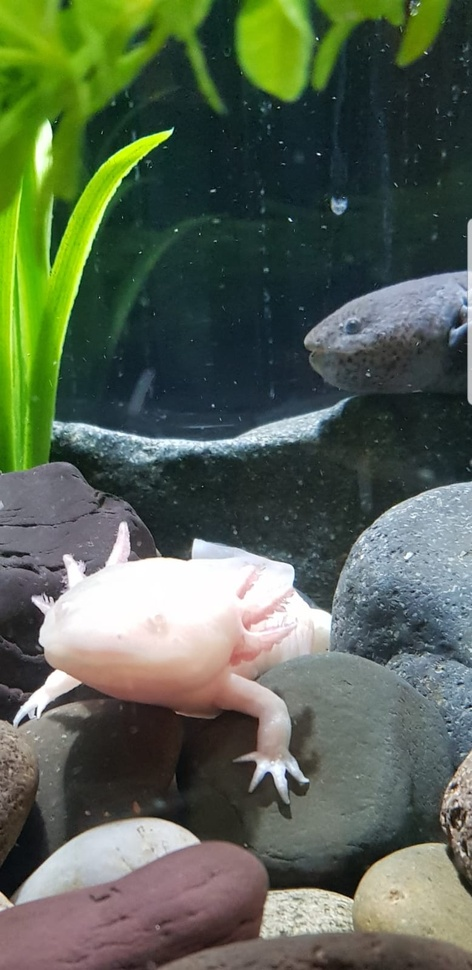
#> input picture Ajolote.jpeg, 472 x 970 px, shrunk from 778 x 1600 before the run
$ python main.py   (older library calls are emulated)
#> lines starting #> are read from the running program, lines starting #| are printed output that depends on the picture
#!/usr/bin/python

import cv2
import numpy as np
from skimage import io, img_as_float

def gaussTransform(imgPath, show = False, title = ""):
	img = img_as_float(io.imread(imgPath, as_gray = True))

	gauss = cv2.GaussianBlur(img, (5, 5), 5, borderType = cv2.BORDER_CONSTANT)

	if show:
		cv2.imshow(title, gauss)
	else:
		return gauss

def laplaceTransform(imgPath, show = False, title = ""):
	gauss = gaussTransform(imgPath)

	laplace = cv2.Laplacian(gauss, cv2.CV_64F, ksize = 5)

	if show:
		cv2.imshow(title, laplace)
	else:
		return laplace

def cannyTransform(title, imgPath):
	laplace = laplaceTransform(imgPath)

	canny = cv2.Canny(np.uint8(laplace), 100, 200)

	cv2.imshow(title, canny)

def main():
	gaussTransform("Ajolote.jpeg", title = "Ajolote sin Ruido", show = True)
	laplaceTransform("chapala.jpeg", title = "Chapala líneas", show = True)
#> call 2 of gaussTransform, with imgPath = 'chapala.jpeg', show = False, title = ''
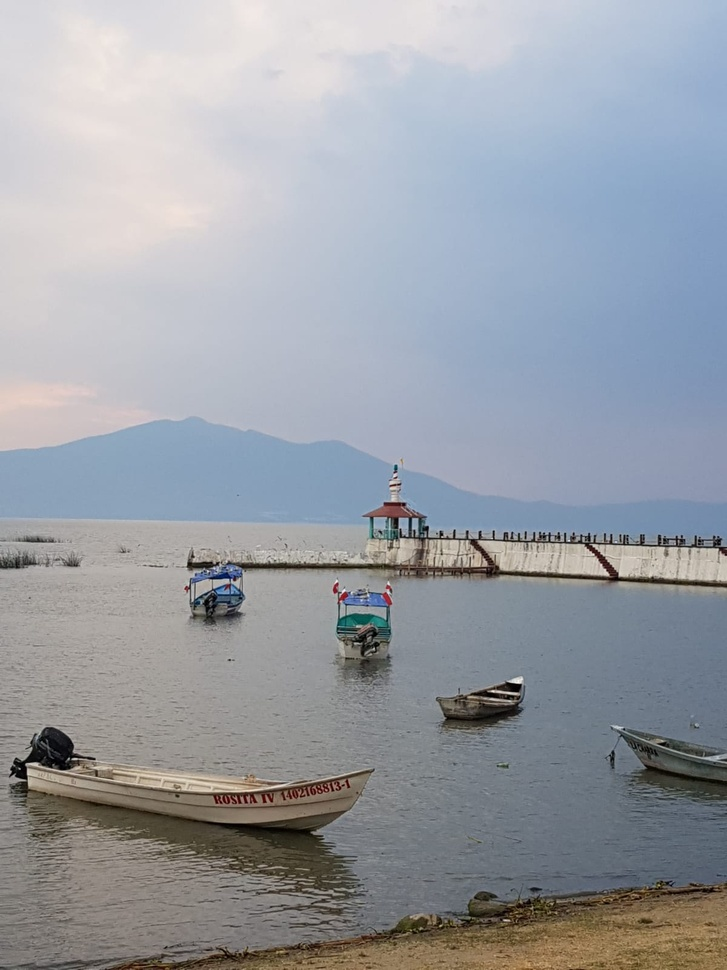
#> input picture chapala.jpeg, 727 x 970 px, shrunk from 1200 x 1600 before the run
	laplaceTransform("Chucky.jpeg", title = "Chucky líneas", show = True)
#> call 3 of gaussTransform, with imgPath = 'Chucky.jpeg', show = False, title = ''
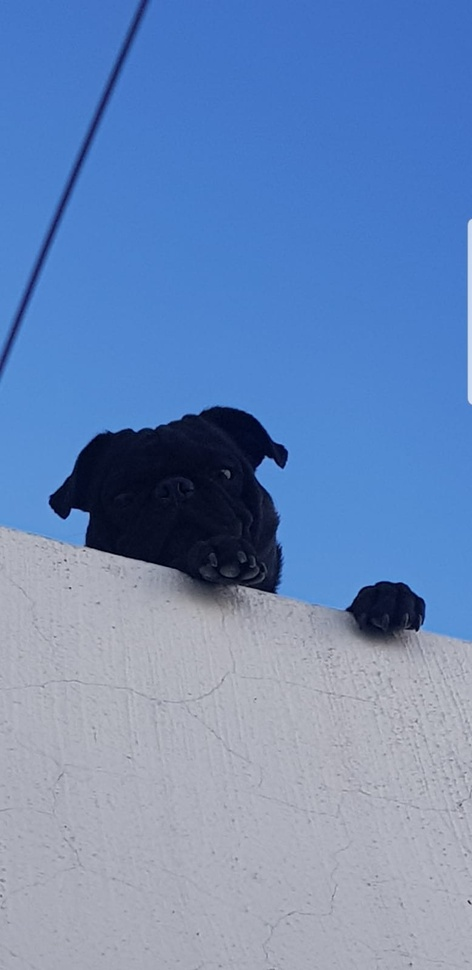
#> input picture Chucky.jpeg, 472 x 970 px, shrunk from 778 x 1600 before the run
	gaussTransform("Lola.jpeg", title = "Lola sin ruido", show = True)
#> call 4 of gaussTransform, with imgPath = 'Lola.jpeg', show = True, title = 'Lola sin ruido'
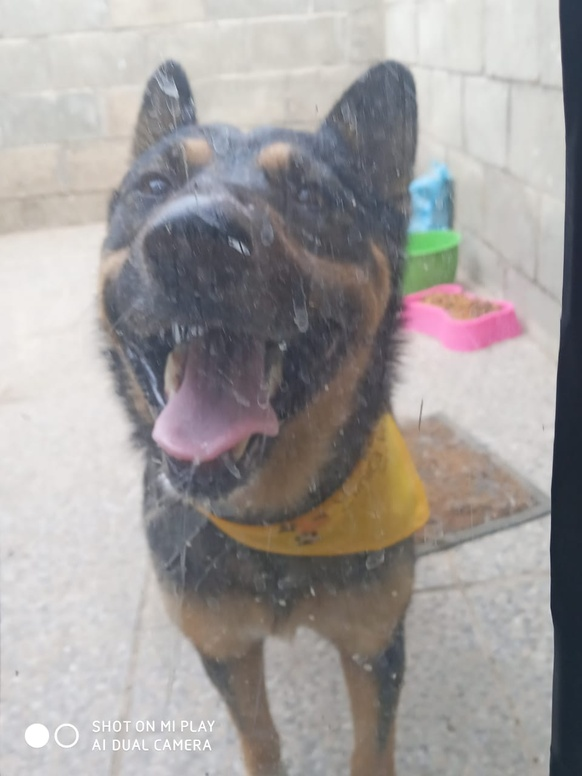
#> input picture Lola.jpeg, 582 x 776 px, shrunk from 960 x 1280 before the run
	laplaceTransform("Paloma.jpeg", title = "Paloma líneas", show = True)
#> call 3 of laplaceTransform, with imgPath = 'Paloma.jpeg', show = True, title = 'Paloma líneas'
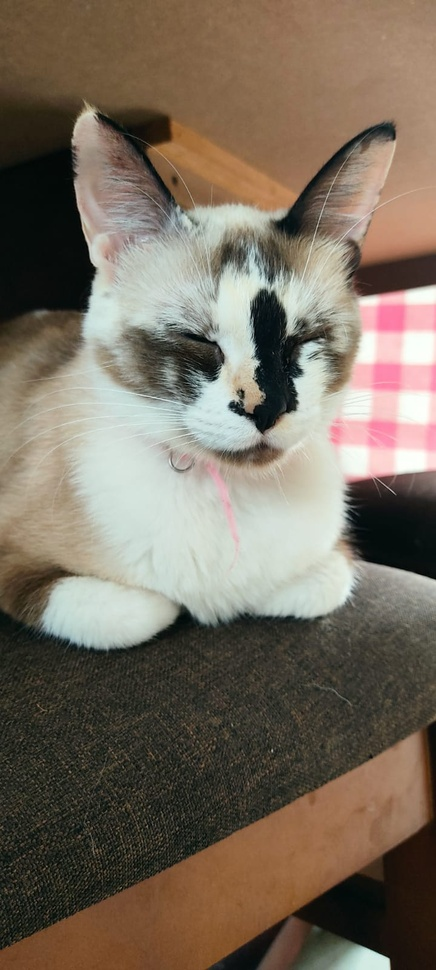
#> input picture Paloma.jpeg, 436 x 970 px, shrunk from 720 x 1600 before the run
#> in laplaceTransform (call 3), `cv2.imshow(title, laplace)`:
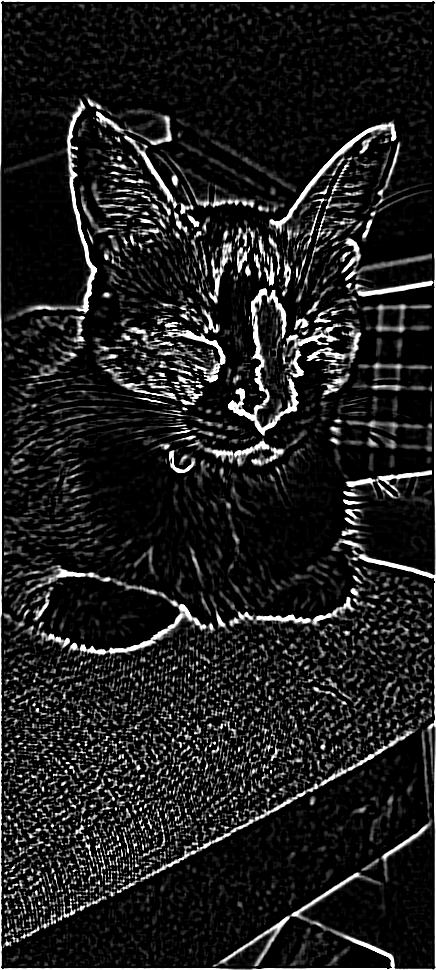
#> window 'Paloma líneas': shape (970, 436); min 0, max 255, mean 31.1
	gaussTransform("pez.jpeg", title = "Pez sin ruido", show = True)
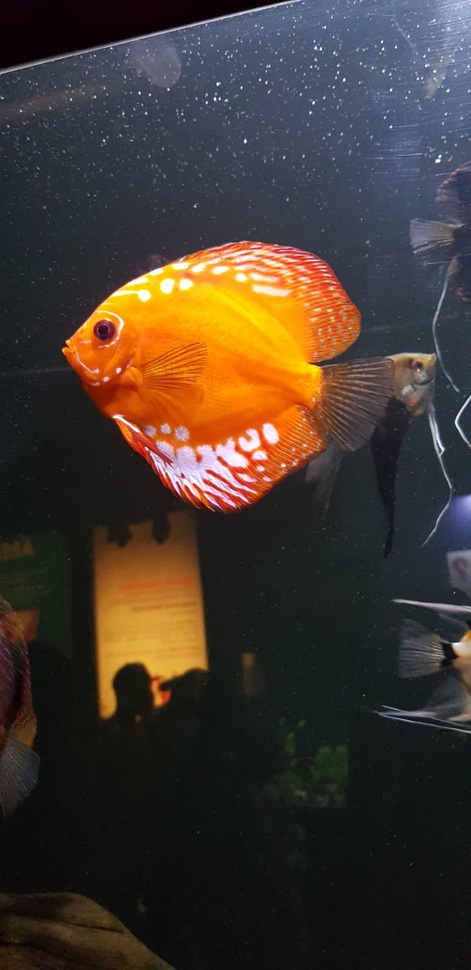
#> input picture pez.jpeg, 471 x 970 px, shrunk from 777 x 1600 before the run
#> in gaussTransform (call 6), `img = img_as_float(io.imread(imgPath, as_gray = True))`:
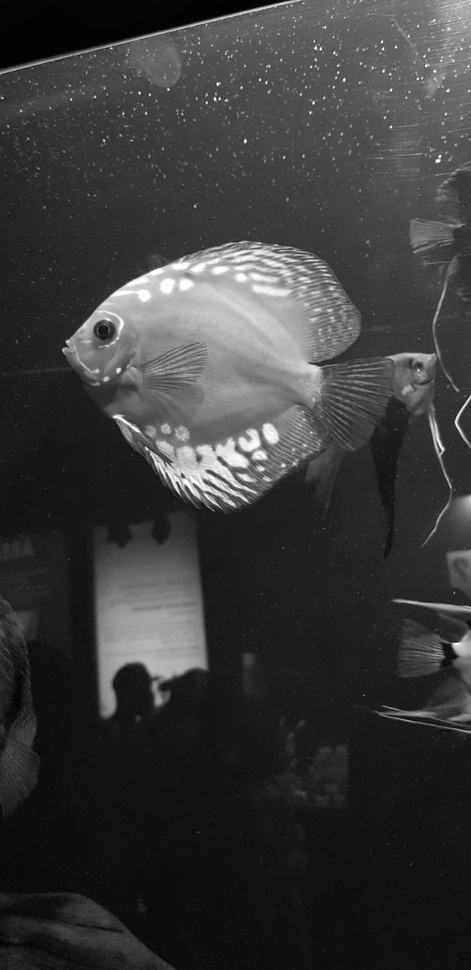
#> img: shape (970, 471) float64; min 0.00557, max 1, mean 0.229
	cannyTransform("Serpiente laplace y Canny", "serpiente.jpeg")

	cv2.waitKey(0)
	cv2.destroyAllWindows()

if __name__ == "__main__":
#> (the run stopped early here; a loop or call above may not have finished)
